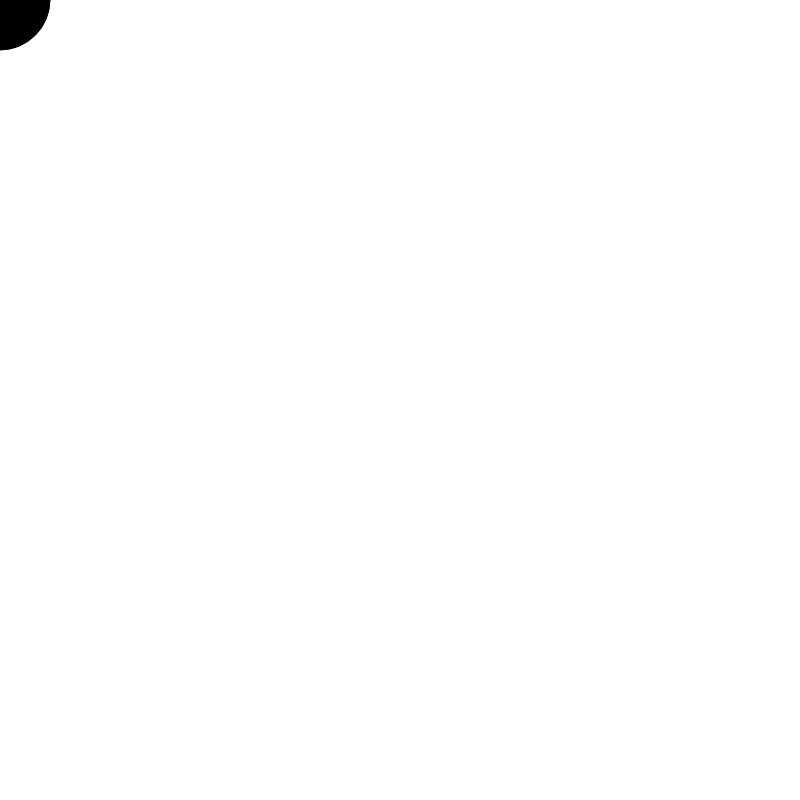
Frame 1 (no input)
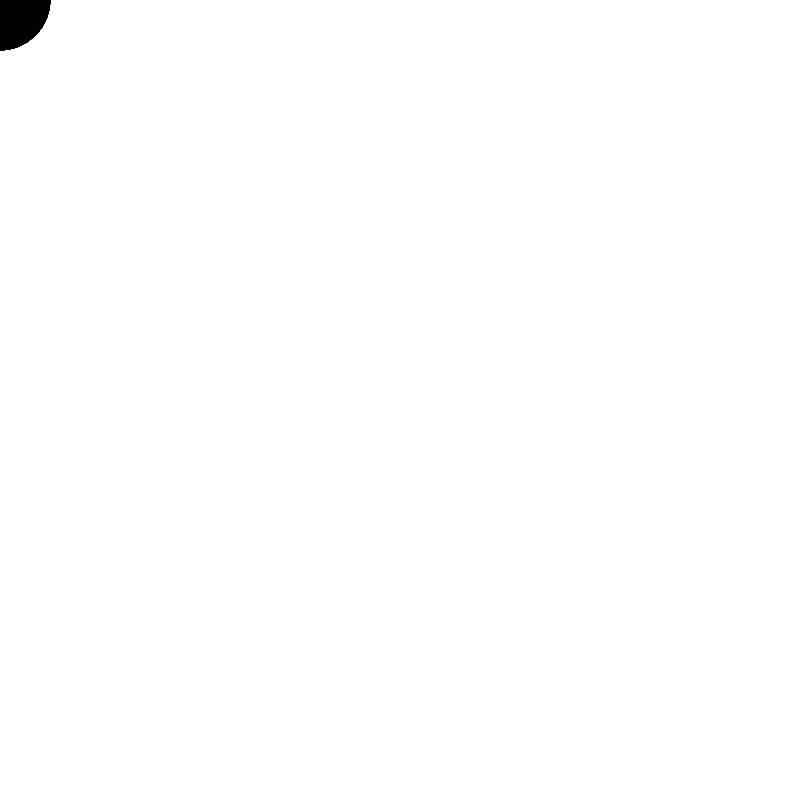
Frame 60 (no input)
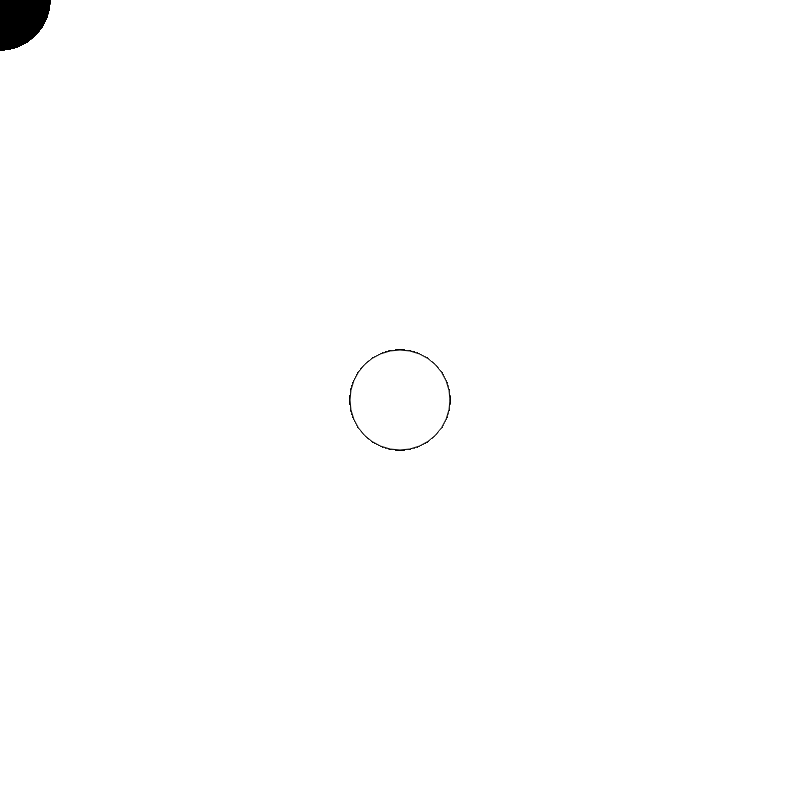
Frame 120 (the mouse pressed at the canvas centre since frame 60)

The p5.js sketch that drew these frames (run headless with seeded random() and noise() and a simulated clock; from frame 60 on, the mouse is pressed at the canvas centre):

// p5.js sketch
// ── sketch.js
function setup() {
  createCanvas(800, 800);
}

function draw() {
  //background(220);
  fill(mouseX);
  ellipse(mouseX, mouseY, 100, 100);
}
